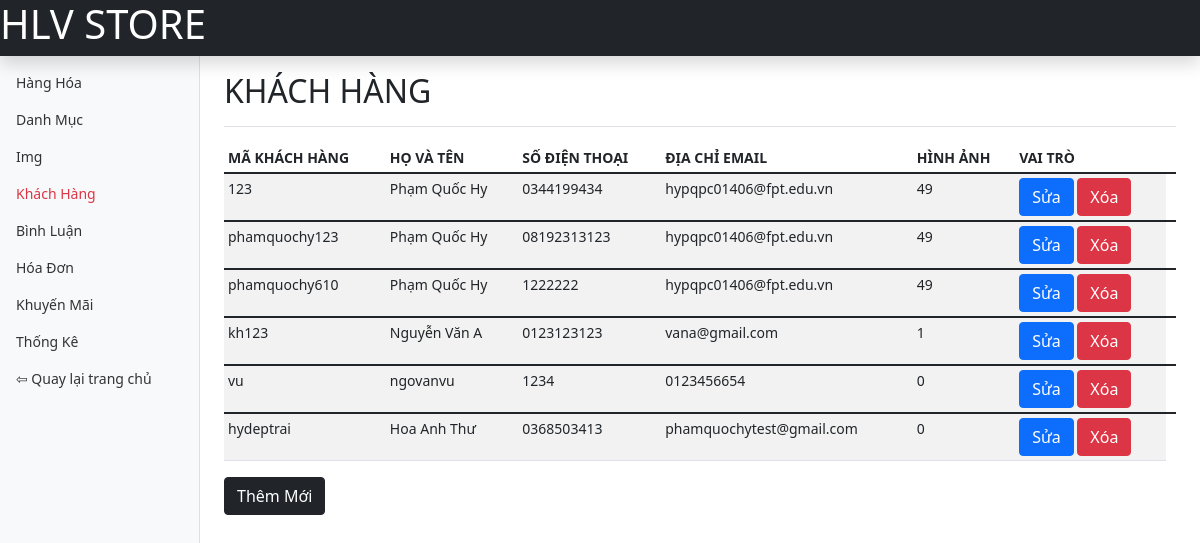
/admin/khach-hang/index.php, run on the app's committed database.
### tables this page shows
CREATE TABLE `khachhang` (
  `ma_kh` varchar(20) NOT NULL COMMENT 'mã khách hàng',
  `mat_khau` varchar(50) NOT NULL COMMENT 'mật khẩu',
  `ho_ten` varchar(50) NOT NULL COMMENT 'họ tên',
  `dia_chi` varchar(100) NOT NULL COMMENT 'địa chỉ',
  `so_dt` varchar(20) NOT NULL COMMENT 'số điện thoại',
  `kich_hoat` bit(50) NOT NULL COMMENT 'kích hoạt',
  `img_id` varchar(50) NOT NULL COMMENT 'hình',
  `email` varchar(50) NOT NULL COMMENT 'email',
  `vai_tro` bit(50) NOT NULL COMMENT 'vai trò'
);

### admin/khach-hang/index.php (called while the page is built)
<?php
require "list.php";
?>

### dao/pdo.php (called while the page is built, shortened)
<?php
function pdo_get_connection(){
    $servername = "localhost";
    $username = "root";
    $password = "";
    try{
        $conn = new PDO("mysql:host=$servername;dbname=hlvstore", $username, $password);
        $conn->setAttribute(PDO::ATTR_ERRMODE, PDO::ERRMODE_EXCEPTION);
        return $conn;
    } catch(PDOException $e) {
        echo "lỗi kết nối" . $e->getMessage();
    }
}
    function pdo_query($sql){
        $sql_args = array_slice(func_get_args(), 1);
        try{
            $conn = pdo_get_connection();
            $stmt = $conn->prepare($sql);
            $stmt->execute($sql_args);
            $rows = $stmt->fetchAll();
            return $rows;
        }
        catch(PDOException $e){
            throw $e;
        }
        finally{
            unset($conn);
        }
    }
?>

### dao/khach-hang.php (called while the page is built, shortened)
<?php
require_once 'pdo.php';
function khach_hang_selectall(){
    $sql="select * from khachhang order by ho_ten DESC";
    return pdo_query($sql);
}
?>

### admin/khach-hang/list.php (the view, shortened to what this page needs)
<?php
require "../../dao/pdo.php";
require "../../dao/khach-hang.php";
    $ds_khach_hang=khach_hang_selectall();
?>
<!doctype html>
<html lang="en">
  <head>
    <link href="../../css/assets/dist/css/bootstrap.min.css" rel="stylesheet">
    <link href="../../css/assets/dashboard.css" rel="stylesheet">
  </head>
  <body>
<header class="navbar navbar-dark sticky-top bg-dark flex-md-nowrap p-0 shadow">
  <h1 style="color: white;">HLV STORE</h1>
</header>
<div class="container-fluid">
  <div class="row">
    <nav id="sidebarMenu" class="col-md-3 col-lg-2 d-md-block bg-light sidebar collapse">
      <div class="position-sticky pt-3">
        <ul class="nav flex-column">
          <li class="nav-item">
            <a class="nav-link" href="../hang-hoa/list.php">
              Hàng Hóa
            </a>
          </li>
          <li class="nav-item">
            <a class="nav-link" href="../danh-muc/list.php">
              Danh Mục
            </a>
          </li>
          <li class="nav-item">
            <a class="nav-link" href="../img/list.php">
              Img
            </a>
          </li>
          <li class="nav-item">
            <a class="nav-link text-danger" href="#">
              Khách Hàng
            </a>
          </li>
          <li class="nav-item">
            <a class="nav-link" href="../binh-luan/list.php">
              Bình Luận
            </a>
          </li>
          <li class="nav-item">
            <a class="nav-link" href="../hoa-don/list.php">
              Hóa Đơn
            </a>
          </li>
          <li class="nav-item">
            <a class="nav-link" href="../khuyen-mai/list.php"">
              Khuyến Mãi
            </a>
          </li>
          <li class="nav-item">
            <a class="nav-link" href="../thong-ke/list.php">
              Thống Kê
            </a>
          </li>
          <li class="nav-item">
            <a class="nav-link" href="../index.php">
            ⇦ Quay lại trang chủ
            </a>
          </li>
        </ul>
      </div>
    </nav>
    <main class="col-md-9 ms-sm-auto col-lg-10 px-md-4">
      <div class="d-flex justify-content-between flex-wrap flex-md-nowrap align-items-center pt-3 pb-2 mb-3 border-bottom">
        <h2>KHÁCH HÀNG</h2>
      </div>
      <div class="table-responsive">
        <table class="table table-striped table-sm">
          <thead>
            <tr>
              <th scope="col">MÃ KHÁCH HÀNG</th>
              <th scope="col">HỌ VÀ TÊN</th>
              <th scope="col">SỐ ĐIỆN THOẠI</th>
              <th scope="col">ĐỊA CHỈ EMAIL</th>
              <th scope="col">HÌNH ẢNH</th>
              <th scope="col">VAI TRÒ</th>
              <th scope="col"></th>
            </tr>
          </thead>
          <?php
                foreach($ds_khach_hang as $khach_hang){
                    extract($khach_hang);
                    $del_link="list.php?ma_kh=".$ma_kh;
                    $edit_link="edit.php?ma_kh=".$ma_kh;
            ?>
            <tbody>
                <tr>
                <td><?php echo $ma_kh?></td>
                <td><?php echo $ho_ten?></td>
                <td><?php echo $so_dt?></td>
                <td><?php echo $email?></td>
                <td><?php echo $vai_tro?></td>
                <td>
                <a href="<?php echo $edit_link?>"><button class="btn btn-primary">Sửa</button></a>
                    <a href="<?php echo $del_link?>"><button class="btn btn-danger">Xóa</button></a>
                </td>
                </tr>
            </tbody>
            <?php
                }
            ?>
        </table>
        <a href="new.php"><button class="btn btn-dark">Thêm Mới</button></a>
      </div>
    </main>
  </div>
</div>
  </body>
</html>

### css/assets/dashboard.css (style rules this page uses)
body { font-size: .875rem; }
.sidebar { position: fixed; top: 0; bottom: 0; left: 0; z-index: 100; padding: 48px 0 0; box-shadow: inset -1px 0 0 rgba(0, 0, 0, .1); }
.sidebar .nav-link { font-weight: 500; color: #333; }

### data on the page
khachhang: ma_kh "123", ho_ten "Phạm Quốc Hy", so_dt "0344199434", email "hypqpc01406@fpt.edu.vn", vai_tro "49"
khachhang: ma_kh "phamquochy123", ho_ten "Phạm Quốc Hy", so_dt "08192313123", email "hypqpc01406@fpt.edu.vn", vai_tro "49"
khachhang: ma_kh "phamquochy610", ho_ten "Phạm Quốc Hy", so_dt "1222222", email "hypqpc01406@fpt.edu.vn", vai_tro "49"
khachhang: ma_kh "kh123", ho_ten "Nguyễn Văn A", so_dt "0123123123", email "vana@gmail.com", vai_tro "1"
khachhang: ma_kh "vu", ho_ten "ngovanvu", so_dt "1234", email "0123456654", vai_tro "0"
khachhang: ma_kh "hydeptrai", ho_ten "Hoa Anh Thư", so_dt "0368503413", email "phamquochytest@gmail.com", vai_tro "0"
